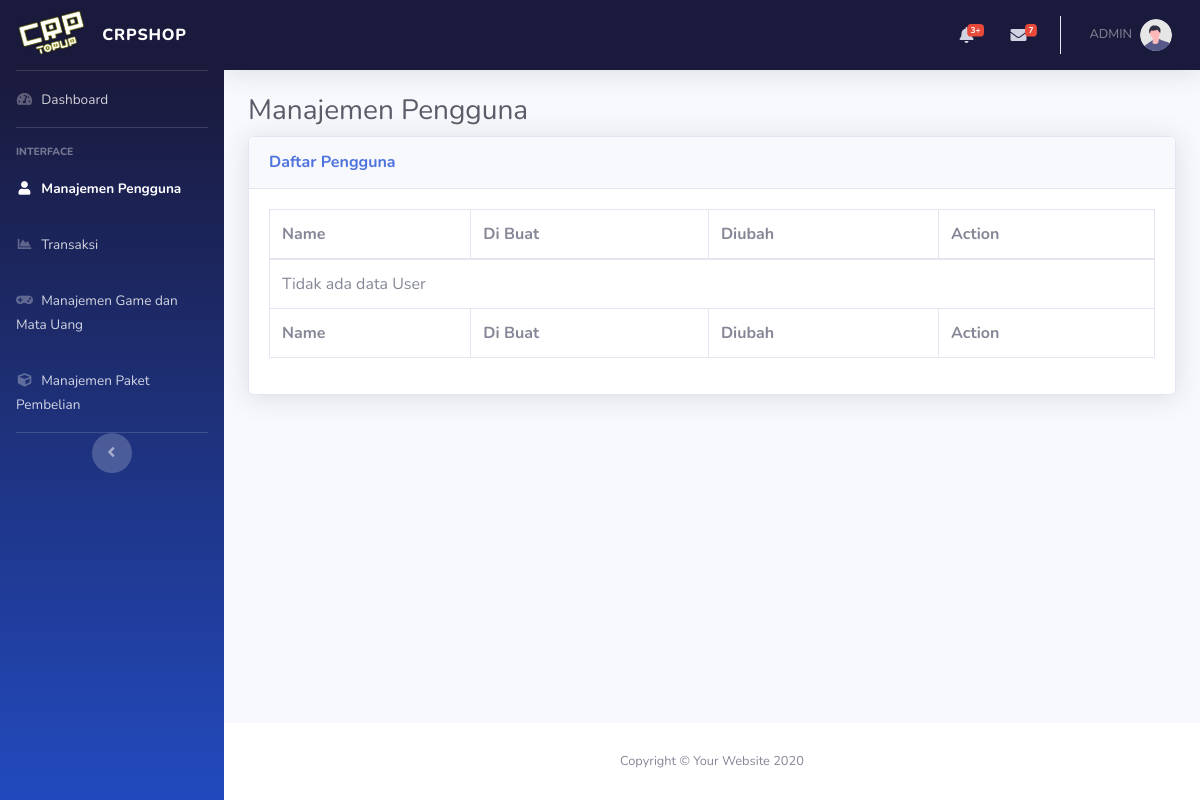
Page /admin/user-config.php on the earlier database version.
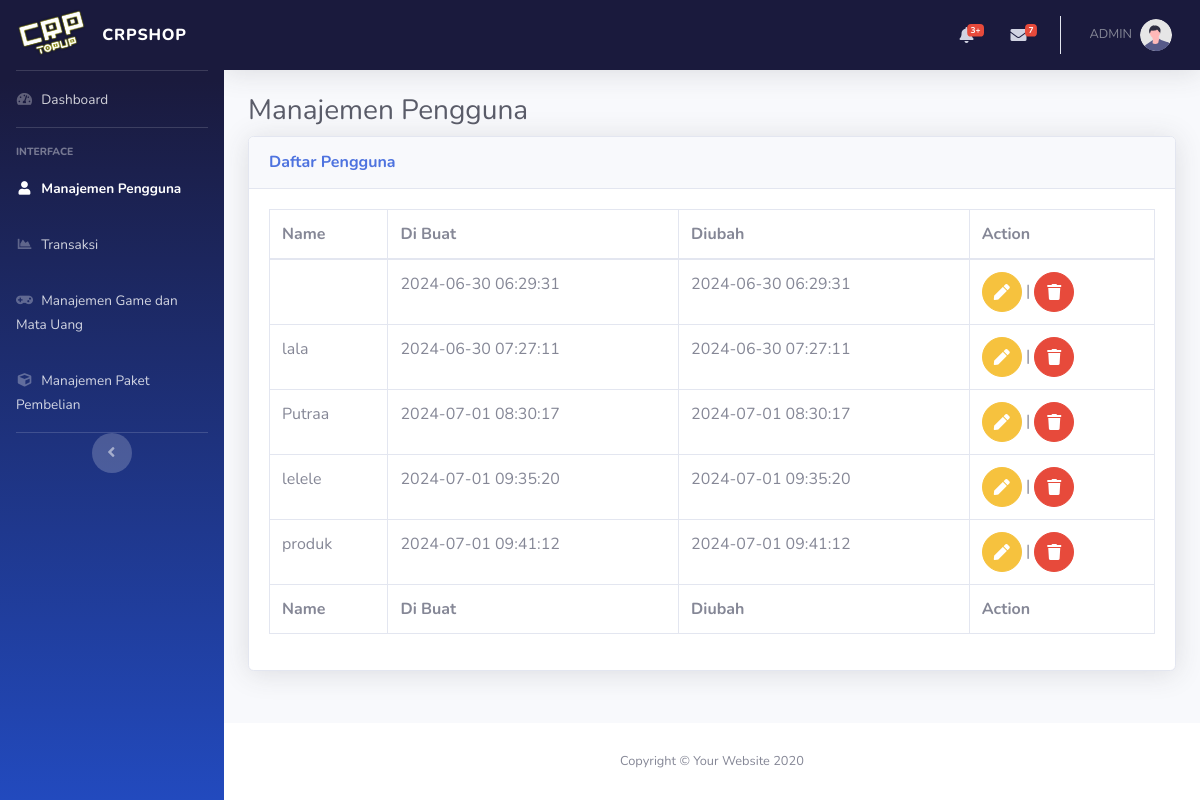
Same page on the later database version.
### tables this page shows
CREATE TABLE `users` (
  `id` int(11) NOT NULL,
  `name` varchar(100) NOT NULL,
  `username` varchar(100) NOT NULL,
  `email` varchar(255) NOT NULL,
  `password` varchar(100) NOT NULL,
  `role` enum('user','admin') NOT NULL DEFAULT 'user',
  `created_at` timestamp NOT NULL DEFAULT current_timestamp(),
  `updated_at` timestamp NOT NULL DEFAULT current_timestamp() ON UPDATE current_timestamp()
);

### admin/user-config.php (the view, shortened to what this page needs)
<!DOCTYPE html>
<html lang="en">
<head>
    <?php
    $current_page = basename(__FILE__);
    ?>
    <link href="vendor/fontawesome-free/css/all.min.css" rel="stylesheet" type="text/css">
    <link href="css/sb-admin-2.min.css" rel="stylesheet">
    <link href="vendor/datatables/dataTables.bootstrap4.min.css" rel="stylesheet">
</head>
<body id="page-top">
    <div id="wrapper">
        <?php
        include './component/sidebar.php';
        ?>
        <div id="content-wrapper" class="d-flex flex-column">
            <div id="content">
                <?php
                include "./component/topbar.php"; ?>
                <div class="container-fluid">
                    <h1 class="h3 mb-2 text-gray-800">Manajemen Pengguna</h1>
                    <div class="card shadow mb-4">
                        <div class="card-header py-3">
                            <h6 class="m-0 font-weight-bold text-primary">Daftar Pengguna</h6>
                        </div>
                        <div class="card-body">
                            <div class="table-responsive">
                                <?php
                                include '../koneksi.php';
                                $sql = "SELECT id,name,username,created_at,updated_at FROM users";
                                $result = $koneksi->query($sql);
                                ?>
                                <table class="table table-bordered" id="dataTable" width="100%" cellspacing="0">
                                    <thead>
                                        <tr>
                                            <th>Name</th>
                                            <th>Di Buat</th>
                                            <th>Diubah</th>
                                            <th>Action</th>
                                        </tr>
                                    </thead>
                                    <tfoot>
                                        <tr>
                                            <th>Name</th>
                                            <th>Di Buat</th>
                                            <th>Diubah</th>
                                            <th>Action</th>
                                        </tr>
                                    </tfoot>
                                    <tbody>
                                        <?php
                                        if ($result->num_rows > 0) {
                                            while ($row = $result->fetch_assoc()) {
                                                echo "<tr>";
                                                echo "<td>" . $row['name'] . "</td>";
                                                echo "<td>" . $row['created_at'] . "</td>";
                                                echo "<td>" . $row['updated_at'] . "</td>";
                                                echo '<td><a href="edit_user.php?id=' . $row['id'] . '" class="btn btn-warning btn-circle"><i class="fas fa-pen"></i></a> | <a href="#" class="btn btn-danger btn-circle" data-toggle="modal" data-target="#hapusModal" data-id="' . $row['id'] . '"><i class="fas fa-trash"></i></a></td>';
                                                echo "</tr>";
                                            }
                                        } else {
                                            echo "<tr><td colspan='4'>Tidak ada data User</td></tr>";
                                        }
                                        ?>
                                    </tbody>
                                </table>
                            </div>
                        </div>
                    </div>
                </div>
            </div>
            <footer class="sticky-footer bg-white">
                <div class="container my-auto">
                    <div class="copyright text-center my-auto">
                        <span>Copyright &copy; Your Website 2020</span>
                    </div>
                </div>
            </footer>
        </div>
    </div>
</body>
</html>

### admin/component/sidebar.php
<ul class="navbar-nav bg-gradient-darkblue sidebar sidebar-dark accordion" id="accordionSidebar">
    <a class="sidebar-brand d-flex align-items-center justify-content-center" href="index.php">
        <div class="sidebar-brand-icon rotate-n-15">
            <img class="logo" src="../img/logoputih.png" alt="logo" />
        </div>
        <div class="sidebar-brand-text mx-3">CRPShop</div>
    </a>
    <hr class="sidebar-divider my-0" />
    <li class="nav-item <?php echo $current_page == 'index.php' ? 'active' : ''; ?>">
        <a class="nav-link" href="../admin/index.php">
            <i class="fas fa-fw fa-tachometer-alt"></i>
            <span>Dashboard</span></a>
    </li>
    <hr class="sidebar-divider" />
    <div class="sidebar-heading">Interface</div>
    <li class="nav-item <?php echo $current_page == 'user-config.php' ? 'active' : ''; ?>">
        <a class="nav-link" href="../admin/user-config.php">
            <i class="fas fa-fw fa-user"></i>
            <span>Manajemen Pengguna</span></a>
    </li>
    <li class="nav-item <?php echo $current_page == 'transaksi.php' ? 'active' : ''; ?>">
        <a class="nav-link" href="../admin/transaksi.php">
            <i class="fas fa-fw fa-chart-area"></i>
            <span>Transaksi</span></a>
    </li>
    <li class="nav-item <?php echo $current_page == 'config-game.php' ? 'active' : ''; ?>">
        <a class="nav-link" href="../admin/config-game.php">
            <i class="fas fa-fw fa-gamepad"></i>
            <span>Manajemen Game dan Mata Uang</span></a>
    </li>
    <li class="nav-item <?php echo $current_page == 'paket-config.php' ? 'active' : ''; ?>">
        <a class="nav-link" href="../admin/paket-config.php">
            <i class="fas fa-fw fa-cube"></i>
            <span>Manajemen Paket Pembelian</span></a>
    </li>
    <hr class="sidebar-divider my-0">
    <div class="text-center d-none d-md-inline">
        <button class="rounded-circle border-0" id="sidebarToggle"></button>
    </div>
</ul>

### admin/component/topbar.php (shortened to what this page needs)
<nav class="navbar navbar-expand navbar-light bg-darkblue topbar mb-4 static-top shadow">
    <ul class="navbar-nav ml-auto">
        <li class="nav-item dropdown no-arrow mx-1">
            <a class="nav-link dropdown-toggle" href="#" id="alertsDropdown" role="button" data-toggle="dropdown" aria-haspopup="true" aria-expanded="false">
                <i class="fas fa-bell fa-fw"></i>
                <span class="badge badge-danger badge-counter">3+</span>
            </a>
        </li>
        <li class="nav-item dropdown no-arrow mx-1">
            <a class="nav-link dropdown-toggle" href="#" id="messagesDropdown" role="button" data-toggle="dropdown" aria-haspopup="true" aria-expanded="false">
                <i class="fas fa-envelope fa-fw"></i>
                <span class="badge badge-danger badge-counter">7</span>
            </a>
        </li>
        <li class="nav-item dropdown no-arrow">
            <a class="nav-link dropdown-toggle" href="#" id="userDropdown" role="button" data-toggle="dropdown" aria-haspopup="true" aria-expanded="false">
                <span class="mr-2 d-none d-lg-inline text-gray-600 small">ADMIN</span>
                <img class="img-profile rounded-circle" src="img/undraw_profile.svg" />
            </a>
        </li>
    </ul>
</nav>

Differences in the rows shown:
added users: created_at "2024-06-30 06:29:31", updated_at "2024-06-30 06:29:31"
added users: name "lala", created_at "2024-06-30 07:27:11", updated_at "2024-06-30 07:27:11"
added users: name "Putraa", created_at "2024-07-01 08:30:17", updated_at "2024-07-01 08:30:17"
added users: name "lelele", created_at "2024-07-01 09:35:20", updated_at "2024-07-01 09:35:20"
added users: name "produk", created_at "2024-07-01 09:41:12", updated_at "2024-07-01 09:41:12"
Other differences:
text no longer shown: "Tidak ada data User"
